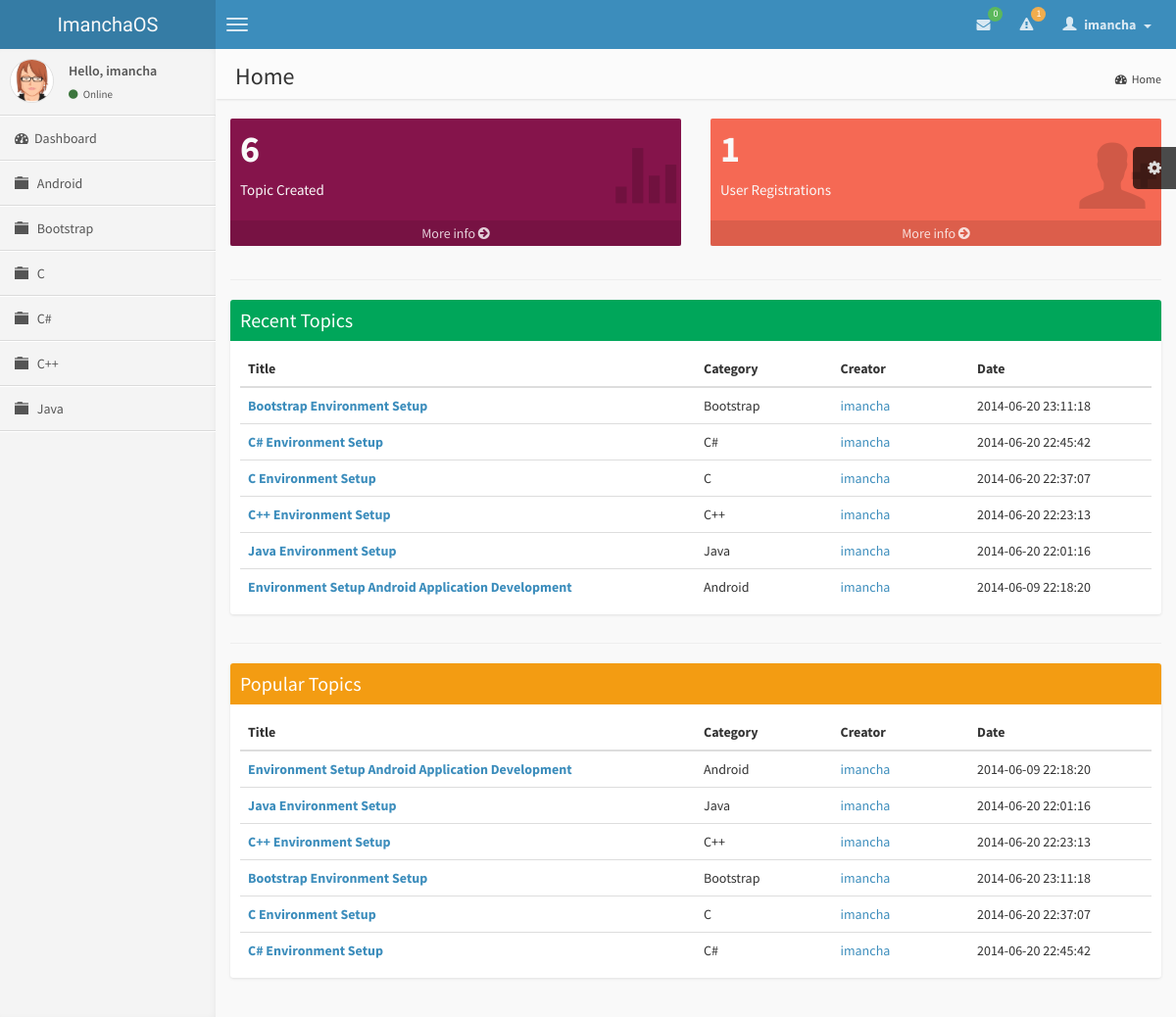
Screenshot of / (signed in) with the database file from the repository.
### tables this page shows
CREATE TABLE IF NOT EXISTS `category` (
  `id_category` int(11) NOT NULL AUTO_INCREMENT,
  `name_category` varchar(30) NOT NULL,
  `description` varchar(50) NOT NULL,
  PRIMARY KEY (`id_category`)
);

CREATE TABLE IF NOT EXISTS `topic` (
  `id_topic` int(11) NOT NULL AUTO_INCREMENT,
  `id_category` int(11) NOT NULL,
  `title_topic` varchar(100) NOT NULL,
  `answers` int(11) NOT NULL DEFAULT '0',
  `views` int(11) NOT NULL DEFAULT '0',
  `date_topic` datetime NOT NULL,
  `reply_date_topic` datetime DEFAULT NULL,
  `creator_topic` varchar(30) NOT NULL,
  `last_post_by` varchar(30) NOT NULL,
  PRIMARY KEY (`id_topic`),
  KEY `id_category` (`id_category`),
  KEY `creator_topic` (`creator_topic`),
  KEY `last_post_by` (`last_post_by`)
);

### index.php (the view, shortened to what this page needs)
<?php include_once('function.inc');
	$sql = "SELECT * FROM topic";
	$res = mysql_query($sql) or die(mysql_error());
	$topic = mysql_num_rows($res);
	$sql = "SELECT * FROM user";
	$res = mysql_query($sql) or die(mysql_error());
	$user = mysql_num_rows($res);
	$sql = "SELECT * FROM topic ORDER BY date_topic DESC LIMIT 10";
	$res = mysql_query($sql) or die(mysql_error());
	if(mysql_num_rows($res) > 0){
		$content .= '<h4 class="page-header"></h4>
								 <div class="box box-solid box-success">
									<div class="box-header"><h3 class="box-title">Recent Topics</h3></div>
									<div class="box-body table-responsive">
										<table class="table table-hover" id="recent">
											<thead><tr><th width="50%">Title</th><th width="15%">Category</th><th width="15%">Creator</th><th width="20%">Date</th></tr></thead>
											<tbody>';
											while($row = mysql_fetch_array($res)){
												$sql0 = "SELECT name_category FROM category WHERE id_category='".$row['id_category']."' LIMIT 1";
												$res0 = mysql_query($sql0) or die(mysql_error());
												if(mysql_num_rows($res0) == 1)
													$row0 = mysql_fetch_array($res0);
												$sql1 = "SELECT id FROM user WHERE username='".$row['creator_topic']."' LIMIT 1";
												$res1 = mysql_query($sql1) or die(mysql_error());
												if(mysql_num_rows($res1) == 1){
													$row1 = mysql_fetch_array($res1);
													if(isset($_SESSION['id']))
														$profile = 'href="profile.php?user='.$row1['id'].'"';
													else
														$profile = 'href="#required" data-toggle="modal" data-target="#login-modal"';
												}
												$content .= '<tr><td><a href="topic.php?cid='.$row['id_category'].'&tid='.$row['id_topic'].'&title='.$row['title_topic'].'"><b>'.$row['title_topic'].'</b></a></td><td>'.$row0['name_category'].'</td><td><a '.$profile.'>'.$row['creator_topic'].'</a></td><td>'.$row['date_topic'].'</td></tr>';
											}
		$content .=	'			</tbody>
										</table>
									</div>
								</div>';
	}
	$sql = "SELECT * FROM topic ORDER BY views DESC LIMIT 10";
	$res = mysql_query($sql) or die(mysql_error());
	if(mysql_num_rows($res) > 0){
		$content .= '<h4 class="page-header"></h4>
								 <div class="box box-solid box-warning">
									<div class="box-header"><h3 class="box-title">Popular Topics</h3></div>
									<div class="box-body table-responsive">
										<table class="table table-hover" id="recent">
											<thead><tr><th width="50%">Title</th><th width="15%">Category</th><th width="15%">Creator</th><th width="20%">Date</th></tr></thead><tbody>';
											while($row = mysql_fetch_array($res)){
												$sql0 = "SELECT name_category FROM category WHERE id_category='".$row['id_category']."' LIMIT 1";
												$res0 = mysql_query($sql0) or die(mysql_error());
												if(mysql_num_rows($res0) == 1)
													$row0 = mysql_fetch_array($res0);
												$content .= '<tr><td><a href="topic.php?cid='.$row['id_category'].'&tid='.$row['id_topic'].'&title='.$row['title_topic'].'"><b>'.$row['title_topic'].'</b></a></td><td>'.$row0['name_category'].'</td><td><a '.$profile.'>'.$row['creator_topic'].'</a></td><td>'.$row['date_topic'].'</td></tr>';
											}
		$content .=	'		</table>
									</div>
								</div>';
	}
  $title        = "Home";
  $description  = "";
?>
<!DOCTYPE html>
<html>
  <head>
	<link href="css/bootstrap.min.css" rel="stylesheet" type="text/css" />
	<link href="css/font-awesome.min.css" rel="stylesheet" type="text/css" />
	<link href="css/ionicons.min.css" rel="stylesheet" type="text/css" />
	<link href="css/imancha.css" rel="stylesheet" type="text/css" />
  </head>
  <body class="skin-blue">
    <header class="header"><?php navigation(); ?></header>
    <div class="wrapper row-offcanvas row-offcanvas-left">
      <aside class="left-side sidebar-offcanvas"><?php sidebar(); ?></aside>
      <aside class="right-side">
        <section class="content-header">
          <?php echo '<h1>'.$title.' <small>'.$description.'</small></h1>'; ?>
          <ol class="breadcrumb">
            <li><a href="index.php"><i class="fa fa-dashboard"></i><?php echo $title ?></a></li>
          </ol>
        </section>
        <section class="content">
					<div class="row">
						<div class="col-lg-6 col-xs-6">
							<div class="small-box bg-maroon">
								<div class="inner">
									<h3><?php echo $topic; ?></h3>
									<p>Topic Created</p>
								</div>
								<div class="icon">
									<i class="ion ion-stats-bars"></i>
								</div>
								<a href="#" class="small-box-footer">
									More info <i class="fa fa-arrow-circle-right"></i>
								</a>
							</div>
						</div>
						<div class="col-lg-6 col-xs-6">
							<div class="small-box bg-red">
								<div class="inner">
									<h3><?php echo $user; ?></h3>
									<p>User Registrations</p>
								</div>
								<div class="icon">
									<i class="ion ion-person-add"></i>
								</div>
								<a href="#" class="small-box-footer">
									More info <i class="fa fa-arrow-circle-right"></i>
								</a>
							</div>
						</div>
					</div>
					<div class="row">
						<div class="col-md-12">
							<?php echo $content; ?>
						</div>
					</div>
        </section>
      </aside>
    </div>
  </body>
</html>

### function.inc (shortened to what this page needs)
<?php session_start();
	function usermenu(){
		$sql = "SELECT * FROM message WHERE receiver_message='".$_SESSION['username']."' AND status_message='sent' ORDER BY date_message DESC";
		$res = mysql_query($sql) or die(mysql_error());
		$num = mysql_num_rows($res);
		if($num > 0){
			$message = '<li><ul class="menu">';
			while($row = mysql_fetch_assoc($res)){
				$id = $row['id_message'];
				$user = $row['user_message'];
				$content = $row['content_message'];
				$date = $row['date_message'];
				if(strlen($content) > 30){
					$content = substr($content,0,30) . "...";
				}
				$message .= '<li>
											<a href="messages.php?mid='.$id.'#'.$id.'">
												<div class="pull-left"><img src="img/avatar3.png" class="img-circle" alt="User Image"/></div>
												<h4>'.$user.' &nbsp;<span><small><i class="fa fa-clock-o"></i> '.$date.'</small></span></h4>
												<p>'.$content.'</p>
											</a>
										</li>';
			}
			$message .= '</ul></li>';
		}else{
			$message = '';
		}
		$sql = "SELECT * FROM notification WHERE id_user='".$_SESSION['id']."' AND status_notification='sent' ORDER BY date_notification DESC";
		$res = mysql_query($sql) or die(mysql_error());
		$mun = mysql_num_rows($res);
		if($mun > 0){
			$notification = '<li><ul class="menu">';
			while($row = mysql_fetch_array($res)){
				$notification .= '<li>
														<a href="notification.php?nid='.$row['id_notification'].'">
															<i class="fa fa-warning info"></i> <b>'.$row['user_notification'].'</b> &nbsp;'.$row['content_notification'].'
														</a>
													</li>';
			}
			$notification .= '</ul></li>';
		}else{
			$notification = '';
		}
		echo '<li class="dropdown messages-menu">
						<a href="#" class="dropdown-toggle" data-toggle="dropdown">
							<i class="fa fa-envelope"></i>
							<span class="label label-success">'.$num.'</span>
						</a>
						<ul class="dropdown-menu">
              <li class="header">You have '.$num.' messages</li>
              '.$message.'
              <li class="footer"><a href="messages.php">See All Messages</a></li>
            </ul>
          </li>
          <li class="dropdown notifications-menu">
            <a href="#" class="dropdown-toggle" data-toggle="dropdown">
              <i class="fa fa-warning"></i>
              <span class="label label-warning">'.$mun.'</span>
            </a>
            <ul class="dropdown-menu">
              <li class="header">You have '.$mun.' notifications</li>
              '.$notification.'
              <li class="footer"><a href="notification.php">View all</a></li>
            </ul>
          </li>
          <li class="dropdown user user-menu">
            <a href="#" class="dropdown-toggle" data-toggle="dropdown">
              <i class="glyphicon glyphicon-user"></i>
              <span>'.$_SESSION['username'].' &nbsp;<i class="caret"></i></span>
            </a>
            <ul class="dropdown-menu">
              <li class="user-header bg-light-blue">
                <img src="img/avatar3.png" class="img-circle" alt="User Image" />
                <p>'.$_SESSION['name'].'<small>Member since &nbsp;'.tanggal($_SESSION['date']).'</small></p>
              </li>
              <li class="user-body">
								<div class="col-xs-12 text-center"><a href="lockscreen.php">Lockscreen</a></div>
              </li>
              <li class="user-footer">
                <div class="pull-left"><a href="profile.php" class="btn btn-default btn-flat">Profile</a></div>
                <div class="pull-right"><a href="logout.php" class="btn btn-default btn-flat">Sign out</a></div>
              </li>
            </ul>
          </li>';
	}
	function topmenu(){
		if(isset($_SESSION['id'])){
			usermenu();
		}else{
			guestmenu();
		}
	}
	function navigation(){
		echo '<a href="index.php" class="logo">ImanchaOS</a>
          <nav class="navbar navbar-static-top" role="navigation">
            <a href="#" class="navbar-btn sidebar-toggle" data-toggle="offcanvas" role="button" title="Toggle Navigation">
              <span class="sr-only">Toggle navigation</span>
              <span class="icon-bar"></span>
              <span class="icon-bar"></span>
              <span class="icon-bar"></span>
            </a>
            <div class="navbar-right">
              <ul class="nav navbar-nav">';
                topmenu();
    echo '		</ul>
            </div>
          </nav>';
	}
	function sidebar(){
		if(isset($_SESSION['id'])){
			$message = "<p>Hello, ".$_SESSION['username']."</p>";
			$dashboard = "<li><a href='dashboard.php'><i class='fa fa-dashboard'></i><span>Dashboard</span></a></li>";
		}else{
			$message = "<p>Hello, Guest</p>";
			$dashboard = "";
		}
		echo '<section class="sidebar">
            <div class="user-panel">
                <div class="pull-left image">
                    <img src="img/avatar3.png" class="img-circle" alt="User Image" />
                </div>
                <div class="pull-left info">
									'.$message.'
									<a href="#"><i class="fa fa-circle text-success"></i> Online</a>
                </div>
            	</div>
            <ul class="sidebar-menu">'.$dashboard.'';
							$sql = "SELECT * FROM category ORDER BY name_category ASC";
							$res = mysql_query($sql) or die(mysql_error());
							if(mysql_num_rows($res) > 0){
								while($row = mysql_fetch_assoc($res)){
									$id = $row['id_category'];
									$name = $row['name_category'];
									if(isset($_GET['cid']) && ($_GET['cid'] == $id)){
										$active = "active";
										$icon = "glyphicon-folder-open";
									}else{
										$active = "";
										$icon = "glyphicon-folder-close";
									}
									echo '<li class='.$active.'>
													<a href="category.php?cid='.$id.'&title='.$name.'">
														<i class="glyphicon '.$icon.'"></i>
														<span>'.$name.'</span>
													</a>
												</li>';
								}
							}
    echo '	</ul>
      		</section>';
	}
	function tanggal($date){
		$Bulan = array("January", "February", "March", "April", "May", "June", "July", "August", "September", "October", "November", "December");
		$tahun = substr($date, 0, 4);
		$bulan = substr($date, 5, 2);
		$tgl   = substr($date, 8, 2);
		$result = $tgl . " " . $Bulan[(int)$bulan-1] . " ". $tahun;
		return($result);
	}
?>

### rows the page displays
category: name_category "Android"
category: name_category "Bootstrap"
category: name_category "C"
category: name_category "C#"
category: name_category "C++"
category: name_category "Java"
topic: title_topic "Bootstrap Environment Setup", id_category.name_category "Bootstrap", creator_topic "imancha", date_topic "2014-06-20 23:11:18"
topic: title_topic "C# Environment Setup", id_category.name_category "C#", creator_topic "imancha", date_topic "2014-06-20 22:45:42"
topic: title_topic "C Environment Setup", id_category.name_category "C", creator_topic "imancha", date_topic "2014-06-20 22:37:07"
topic: title_topic "C++ Environment Setup", id_category.name_category "C++", creator_topic "imancha", date_topic "2014-06-20 22:23:13"
topic: title_topic "Java Environment Setup", id_category.name_category "Java", creator_topic "imancha", date_topic "2014-06-20 22:01:16"
topic: title_topic "Environment Setup Android Application Development", id_category.name_category "Android", creator_topic "imancha", date_topic "2014-06-09 22:18:20"

### other values shown
$num "0"
$mun "1"
$_SESSION['username'] "imancha"
$title "Home"
$topic "6"
$user "1"
